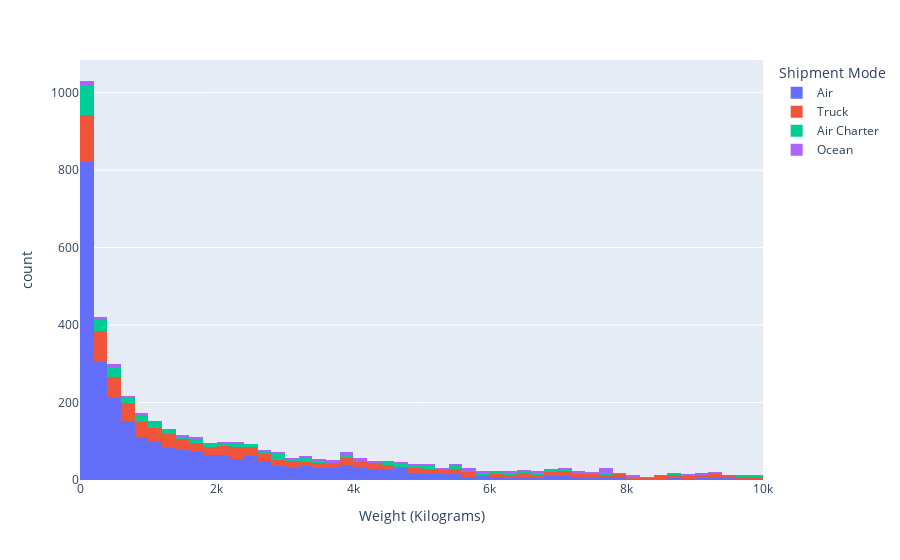

Source (notebook cell):
### Code cell
plt.figure(figsize=(8,6))
px.histogram(data_frame=Dataset_weight_without_null_less_10000, x="Weight (Kilograms)", color="Shipment Mode")

### Figure 1 — Plotly figure (JSON) as saved in the notebook; plotly's stock layout.template omitted (floating-point values rounded to 4 significant figures; data arrays with more than 128 entries replaced by an {"elided": "..."} marker saying what was removed)
{"data": [{"alignmentgroup": "True", "bingroup": "x", "hovertemplate": "Shipment Mode=Air<br>Weight (Kilograms)=%{x}<br>count=%{y}<extra></extra>", "legendgroup": "Air", "marker": {"color": "#636efa", "pattern": {"shape": ""}}, "name": "Air", "offsetgroup": "Air", "orientation": "v", "showlegend": true, "type": "histogram", "x": {"elided": "2734 int values"}, "xaxis": "x", "yaxis": "y"}, {"alignmentgroup": "True", "bingroup": "x", "hovertemplate": "Shipment Mode=Truck<br>Weight (Kilograms)=%{x}<br>count=%{y}<extra></extra>", "legendgroup": "Truck", "marker": {"color": "#EF553B", "pattern": {"shape": ""}}, "name": "Truck", "offsetgroup": "Truck", "orientation": "v", "showlegend": true, "type": "histogram", "x": {"elided": "937 int values"}, "xaxis": "x", "yaxis": "y"}, {"alignmentgroup": "True", "bingroup": "x", "hovertemplate": "Shipment Mode=Air Charter<br>Weight (Kilograms)=%{x}<br>count=%{y}<extra></extra>", "legendgroup": "Air Charter", "marker": {"color": "#00cc96", "pattern": {"shape": ""}}, "name": "Air Charter", "offsetgroup": "Air Charter", "orientation": "v", "showlegend": true, "type": "histogram", "x": {"elided": "395 int values"}, "xaxis": "x", "yaxis": "y"}, {"alignmentgroup": "True", "bingroup": "x", "hovertemplate": "Shipment Mode=Ocean<br>Weight (Kilograms)=%{x}<br>count=%{y}<extra></extra>", "legendgroup": "Ocean", "marker": {"color": "#ab63fa", "pattern": {"shape": ""}}, "name": "Ocean", "offsetgroup": "Ocean", "orientation": "v", "showlegend": true, "type": "histogram", "x": {"elided": "220 int values"}, "xaxis": "x", "yaxis": "y"}], "layout": {"barmode": "relative", "legend": {"title": {"text": "Shipment Mode"}, "tracegroupgap": 0}, "margin": {"t": 60}, "xaxis": {"anchor": "y", "domain": [0, 1], "title": {"text": "Weight (Kilograms)"}}, "yaxis": {"anchor": "x", "domain": [0, 1], "title": {"text": "count"}}}}
